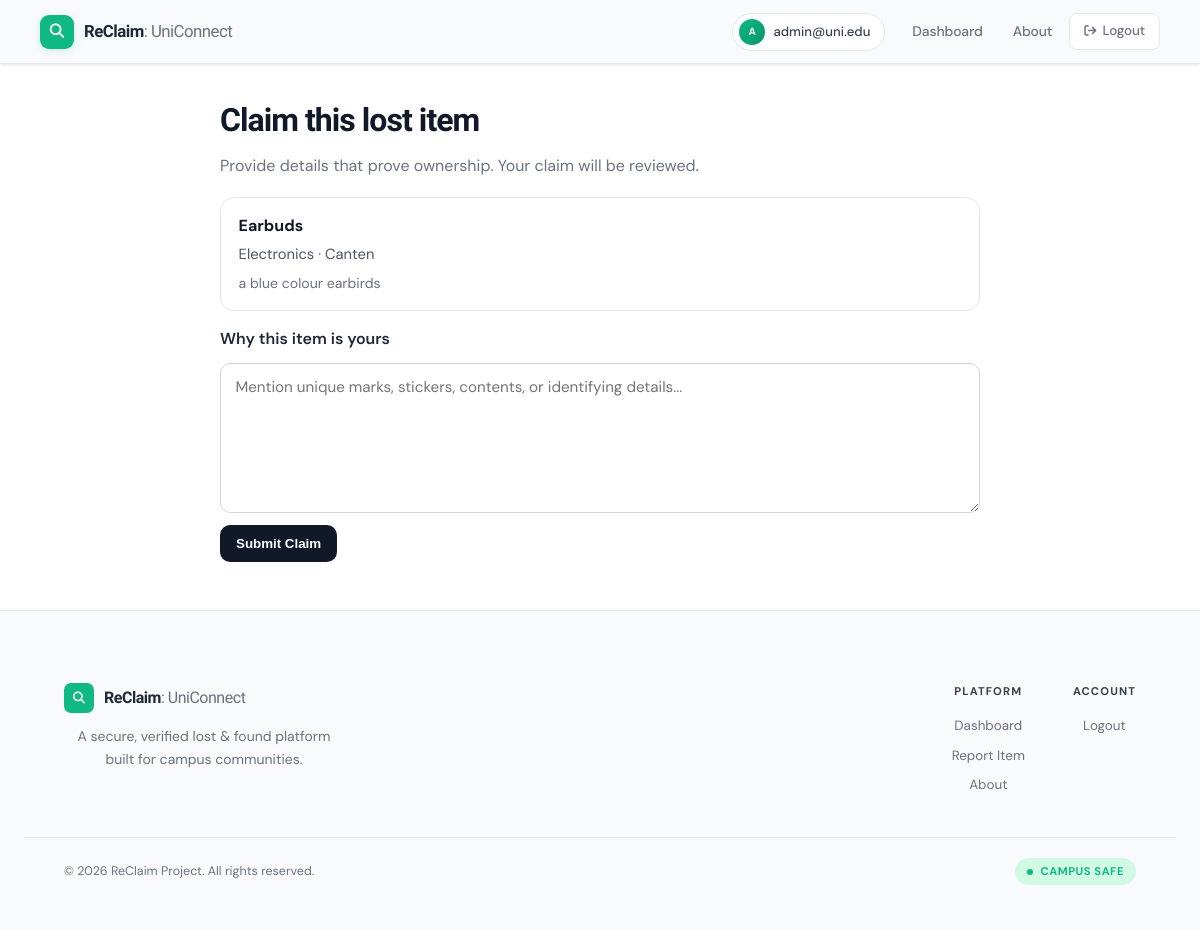
The app's page /items/1 (signed in) with its own data.
### backend/models.py (models this page shows)
class User(Base):
    __tablename__ = "users"
    id = Column(Integer, primary_key=True, index=True)
    email = Column(String, unique=True, index=True, nullable=False)
    password = Column(String, nullable=False)  # <--- NEW COLUMN
    role = Column(String, default="student")
    reported_items = relationship("Item", back_populates="finder")
    claims = relationship("Claim", back_populates="claimer")

class Item(Base):
    __tablename__ = "items"
    id = Column(Integer, primary_key=True, index=True)
    title = Column(String, nullable=False)
    description = Column(String, nullable=False) # Public description
    category = Column(String, nullable=False)    # e.g., Electronics, Clothing
    location_found = Column(String, nullable=False)
    date_found = Column(DateTime(timezone=True), server_default=func.now())
    image_url = Column(String, nullable=False)   # Path to /static/uploads/...
    ai_tags = Column(String, nullable=True)
    status = Column(String, default="OPEN") # OPEN, PENDING, RESOLVED
    finder_id = Column(Integer, ForeignKey("users.id"))
    finder = relationship("User", back_populates="reported_items")
    claims = relationship("Claim", back_populates="item")

### backend/routes/report.py (the view)
@router.get("/items/{item_id}", response_class=HTMLResponse)
def item_detail_for_claim(item_id: int, request: Request, db: Session = Depends(get_db)):
    user_email = request.session.get("user_email")
    if not user_email:
        return RedirectResponse(url="/login", status_code=303)
    user = auth_service.get_user_by_email(db, user_email)
    if not user:
        request.session.clear()
        return RedirectResponse(url="/login", status_code=303)
    item = item_service.get_open_item_by_id(db, item_id)
    if not item:
        request.session["message"] = "Item not found or no longer open for claims."
        return RedirectResponse(url="/dashboard", status_code=303)
    return templates.TemplateResponse(
        "claim_item.html",
        {
            "request": request,
            "user_email": user.email,
            "item": item,
            "can_claim": item.finder_id != user.id,
        },
    )

### frontend/templates/claim_item.html (shortened to what this page needs)
{% extends "base.html" %}
{% block content %}
<section style="max-width:760px;margin:2rem auto 3rem;">
  <h1 style="font-family:'Bricolage Grotesque',sans-serif;font-size:2rem;letter-spacing:-0.03em;color:#111827;">Claim this lost item</h1>
  <p style="margin:0.6rem 0 1.2rem;color:#6B7280;">Provide details that prove ownership. Your claim will be reviewed.</p>
  <div style="background:#fff;border:1px solid #E5E7EB;border-radius:14px;padding:1rem 1.1rem; margin-bottom:1rem;">
    <div style="font-weight:700;color:#111827;">{{ item.title }}</div>
    <div style="font-size:0.92rem;color:#4B5563;margin-top:0.35rem;">{{ item.category }} · {{ item.location_found }}</div>
    <div style="font-size:0.88rem;color:#6B7280;margin-top:0.45rem;">{{ item.description }}</div>
  </div>
  {% if can_claim %}
  <form method="post" action="/items/{{ item.id }}/claim" style="display:flex;flex-direction:column;gap:0.75rem;">
    <label for="description_by_claimer" style="font-weight:600;color:#1F2937;">Why this item is yours</label>
    <textarea id="description_by_claimer" name="description_by_claimer" required
      placeholder="Mention unique marks, stickers, contents, or identifying details..."
      style="min-height:150px;border:1.5px solid #D1D5DB;border-radius:10px;padding:0.8rem 0.9rem;font-family:inherit;font-size:0.95rem;"></textarea>
    <button type="submit" style="width:max-content;background:#111827;color:#fff;border:none;border-radius:10px;padding:0.7rem 1rem;font-weight:600;cursor:pointer;">
      Submit Claim
    </button>
  </form>
  {% else %}
  <div style="background:#FEF2F2;border:1px solid #FECACA;color:#991B1B;border-radius:10px;padding:0.85rem 1rem;">
    You reported this item, so you cannot claim it.
  </div>
  {% endif %}
</section>
{% endblock %}

### frontend/templates/base.html (shortened to what this page needs)
<!DOCTYPE html>
<html lang="en">
<head>
    <link rel="stylesheet" href="/static/css/style.css">
    <link rel="stylesheet" href="https://cdnjs.cloudflare.com/ajax/libs/font-awesome/6.4.0/css/all.min.css">
</head>
<body>
    <nav class="navbar" id="main-nav">
        <a href="/" class="nav-logo">
            <div class="nav-logo-mark">
                <i class="fas fa-magnifying-glass"></i>
            </div>
            <div class="nav-logo-text">ReClaim<span>: UniConnect</span></div>
        </a>
        <div class="nav-links">
            {% if user_email %}
                <div class="user-chip">
                    <div class="user-avatar">{{ user_email[0] }}</div>
                    <span class="user-chip-label">{{ user_email }}</span>
                </div>
                <a href="/dashboard" class="nav-item always-show">
                     Dashboard
                </a>
                <a href="/about" class="nav-item">About</a>
                <a href="/logout" class="btn-logout">
                    <i class="fas fa-arrow-right-from-bracket" style="font-size:0.76rem;"></i> Logout
                </a>
            {% else %}
                <a href="/about" class="nav-item">About</a>
                <a href="/login" class="btn-login">
                    Sign In <i class="fas fa-arrow-right" style="font-size:0.76rem;"></i>
                </a>
            {% endif %}
        </div>
    </nav>
    <main class="container">
        {% block content %}{% endblock %}
    </main>
    <footer class="footer">
        <div class="footer-inner">
            <div class="footer-brand">
                <a href="/" class="footer-logo">
                    <div class="footer-logo-mark">
                        <i class="fas fa-magnifying-glass" style="font-size:0.75rem;"></i>
                    </div>
                    <div class="footer-logo-text">ReClaim<span>: UniConnect</span></div>
                </a>
                <p class="footer-tagline">A secure, verified lost & found platform built for campus communities.</p>
            </div>
            <div class="footer-links-group">
                <div class="footer-col">
                    <div class="footer-col-title">Platform</div>
                    <a href="/dashboard" class="footer-link">Dashboard</a>
                    <a href="/items/report" class="footer-link">Report Item</a>
                    <a href="/about" class="footer-link">About</a>
                </div>
                <div class="footer-col">
                    <div class="footer-col-title">Account</div>
                    {% if user_email %}
                        <a href="/logout" class="footer-link">Logout</a>
                    {% else %}
                        <a href="/login" class="footer-link">Login</a>
                    {% endif %}
                </div>
            </div>
        </div>
        <div class="footer-bottom">
            <span class="footer-copy">&copy; 2026 ReClaim Project. All rights reserved.</span>
            <span class="footer-badge">
                <span class="footer-badge-dot"></span>
                Campus Safe
            </span>
        </div>
    </footer>
</body>
</html>

### frontend/static/css/style.css (style rules this page uses)
:root { --primary: #4f46e5; --primary-hover: #4338ca; --bg-light: #f3f4f6; --white: #ffffff; --text-dark: #1f2937; --text-gray: #6b7280; --border: #e5e7eb; --success: #10b981; --danger: #ef4444; }
* { margin: 0; padding: 0; box-sizing: border-box; }
body { font-family: 'Inter', sans-serif; background-color: var(--bg-light); color: var(--text-dark); line-height: 1.5; display: flex; flex-direction: column; min-height: 100vh; }
.navbar { background-color: var(--white); padding: 1rem 2rem; display: flex; justify-content: space-between; align-items: center; box-shadow: 0 1px 3px rgba(0,0,0,0.1); }
.nav-links { display: flex; align-items: center; gap: 1.5rem; }
.nav-item { text-decoration: none; color: var(--text-dark); font-weight: 500; transition: color 0.2s; }
.btn-logout { text-decoration: none; color: var(--danger); font-size: 0.9rem; font-weight: 500; }
.container { max-width: 1200px; margin: 2rem auto; padding: 0 1rem; flex: 1; }
.footer { background-color: var(--white); padding: 1.5rem; text-align: center; border-top: 1px solid var(--border); margin-top: auto; }
.footer p { color: var(--text-gray); font-size: 0.875rem; }

### records on screen
User: email "A", email "admin@uni.edu"
Item: title "Earbuds", category "Electronics", location_found "Canten", description "a blue colour earbirds"
